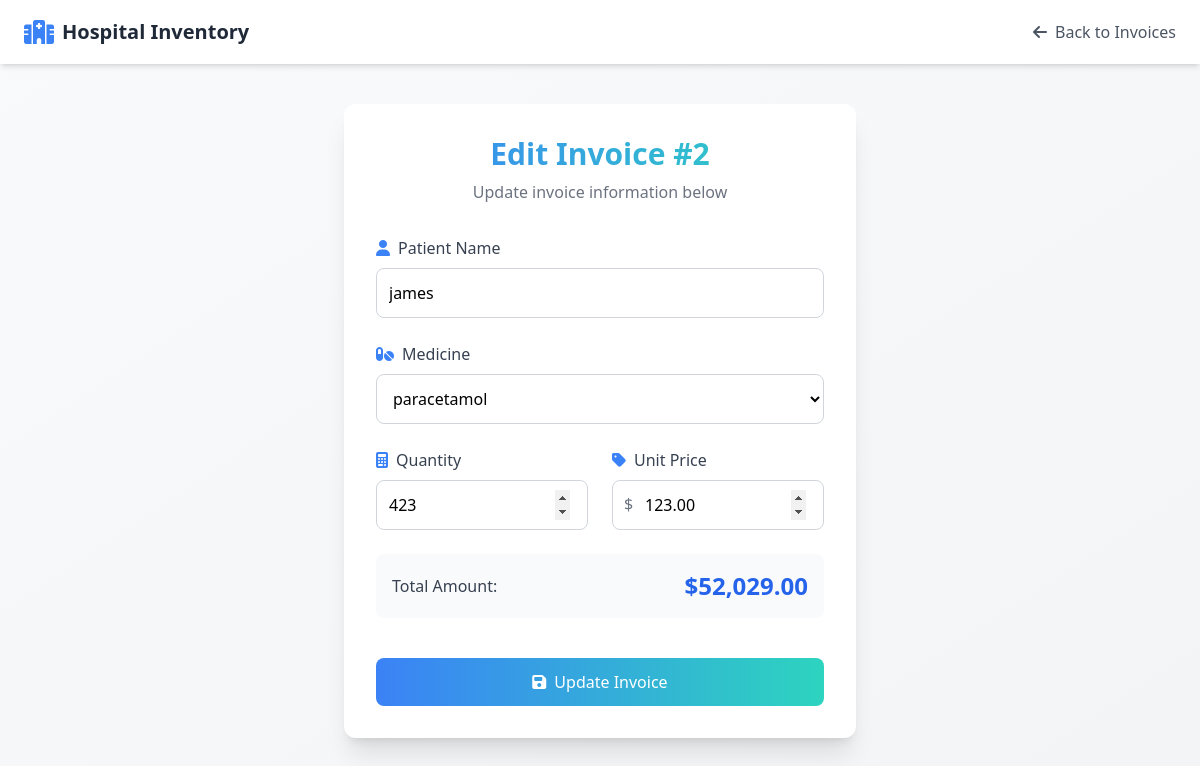
Page /edit_invoice.php?id=2 on the committed database.
### tables this page shows
CREATE TABLE `invoices` (
  `id` int(11) NOT NULL,
  `patient_name` varchar(255) NOT NULL,
  `medicine_id` int(11) NOT NULL,
  `quantity` int(11) NOT NULL,
  `unit_price` decimal(10,2) NOT NULL,
  `total_amount` decimal(10,2) NOT NULL,
  `invoice_date` timestamp NOT NULL DEFAULT current_timestamp(),
  `status` enum('Paid','Unpaid') DEFAULT 'Unpaid'
);

CREATE TABLE `med_drug` (
  `id` int(11) NOT NULL,
  `name` varchar(255) NOT NULL,
  `description` text NOT NULL,
  `expiry_date` date NOT NULL,
  `quantity` int(11) NOT NULL
);

### edit_invoice.php (the view, shortened to what this page needs)
<?php
$servername = "localhost";
$username = "root";
$password = "";
$dbname = "hospital_inventory";
$conn = new mysqli($servername, $username, $password, $dbname);
if (isset($_GET['id'])) {
    $invoice_id = $_GET['id'];
    $sql = "SELECT * FROM invoices WHERE id = ?";
    $stmt = $conn->prepare($sql);
    $stmt->bind_param("i", $invoice_id);
    $stmt->execute();
    $result = $stmt->get_result();
    $invoice = $result->fetch_assoc();
} else {
    die("Invoice ID not provided.");
}
$medicines = [];
$sql_meds = "SELECT id, name FROM med_drug";
$result_meds = $conn->query($sql_meds);
while ($row = $result_meds->fetch_assoc()) {
    $medicines[] = $row;
}
$current_total = $invoice['quantity'] * $invoice['unit_price'];
?>
<!DOCTYPE html>
<html lang="en">
<head>
    <script src="https://cdn.tailwindcss.com"></script>
    <link rel="stylesheet" href="https://cdnjs.cloudflare.com/ajax/libs/font-awesome/6.1.1/css/all.min.css">
</head>
<body class="bg-gradient-to-br from-gray-50 to-gray-100 min-h-screen">
    <nav class="bg-white shadow-md px-6 py-4">
        <div class="max-w-7xl mx-auto flex justify-between items-center">
            <div class="flex items-center space-x-2">
                <i class="fas fa-hospital text-blue-500 text-2xl"></i>
                <span class="font-bold text-gray-800 text-xl">Hospital Inventory</span>
            </div>
            <div class="flex items-center space-x-4">
                <a href="manage_invoice.php" class="text-gray-600 hover:text-blue-500 flex items-center">
                    <i class="fas fa-arrow-left mr-2"></i> Back to Invoices
                </a>
            </div>
        </div>
    </nav>
    <div class="container mx-auto px-4 py-10">
        <div class="flex justify-center">
            <div class="bg-white rounded-xl shadow-xl w-full max-w-lg card-hover fade-in p-6 md:p-8">
                <div class="text-center mb-8">
                    <h1 class="text-3xl font-bold gradient-text mb-2">Edit Invoice #<?php echo $invoice_id; ?></h1>
                    <p class="text-gray-500">Update invoice information below</p>
                </div>
                <form method="POST" class="space-y-6">
                    <div class="fade-in" style="animation-delay: 0.1s">
                        <label for="patient_name" class="block text-gray-700 font-medium mb-2">
                            <i class="fas fa-user text-blue-500 mr-2"></i>Patient Name
                        </label>
                        <input
                            type="text"
                            name="patient_name"
                            id="patient_name"
                            value="<?php echo htmlspecialchars($invoice['patient_name']); ?>"
                            class="w-full p-3 border border-gray-300 rounded-lg custom-focus transition-all duration-300"
                            required
                        >
                    </div>
                    <div class="fade-in" style="animation-delay: 0.2s">
                        <label for="medicine_id" class="block text-gray-700 font-medium mb-2">
                            <i class="fas fa-pills text-blue-500 mr-2"></i>Medicine
                        </label>
                        <select
                            name="medicine_id"
                            id="medicine_id"
                            class="w-full p-3 border border-gray-300 rounded-lg custom-focus transition-all duration-300 bg-white"
                            required
                        >
                            <?php foreach ($medicines as $medicine): ?>
                                <option value="<?php echo $medicine['id']; ?>" <?php echo ($medicine['id'] == $invoice['medicine_id']) ? 'selected' : ''; ?>>
                                    <?php echo $medicine['name']; ?>
                                </option>
                            <?php endforeach; ?>
                        </select>
                    </div>
                    <div class="grid grid-cols-1 md:grid-cols-2 gap-6 fade-in" style="animation-delay: 0.3s">
                        <div>
                            <label for="quantity" class="block text-gray-700 font-medium mb-2">
                                <i class="fas fa-calculator text-blue-500 mr-2"></i>Quantity
                            </label>
                            <input
                                type="number"
                                name="quantity"
                                id="quantity"
                                value="<?php echo $invoice['quantity']; ?>"
                                min="1"
                                class="w-full p-3 border border-gray-300 rounded-lg custom-focus transition-all duration-300"
                                required
                                onchange="updateTotal()"
                            >
                        </div>
                        <div>
                            <label for="unit_price" class="block text-gray-700 font-medium mb-2">
                                <i class="fas fa-tag text-blue-500 mr-2"></i>Unit Price
                            </label>
                            <div class="relative">
                                <span class="absolute left-3 top-3 text-gray-500">$</span>
                                <input
                                    type="number"
                                    name="unit_price"
                                    id="unit_price"
                                    value="<?php echo $invoice['unit_price']; ?>"
                                    min="0.01"
                                    step="0.01"
                                    class="w-full p-3 pl-8 border border-gray-300 rounded-lg custom-focus transition-all duration-300"
                                    required
                                    onchange="updateTotal()"
                                >
                            </div>
                        </div>
                    </div>
                    <div class="bg-gray-50 rounded-lg p-4 fade-in" style="animation-delay: 0.4s">
                        <div class="flex justify-between items-center">
                            <span class="text-gray-700 font-medium">Total Amount:</span>
                            <span class="text-2xl font-bold text-blue-600" id="total_display">$<?php echo number_format($current_total, 2); ?></span>
                        </div>
                    </div>
                    <div class="pt-4 fade-in" style="animation-delay: 0.5s">
                        <button
                            type="submit"
                            name="update_invoice"
                            class="w-full gradient-bg text-white py-3 px-4 rounded-lg hover:opacity-90 transition-all duration-300 flex items-center justify-center font-medium"
                        >
                            <i class="fas fa-save mr-2"></i> Update Invoice
                        </button>
                    </div>
                </form>
            </div>
        </div>
    </div>
</body>
</html>

### edit_invoice.php (style rules this page uses)
.gradient-text { background: linear-gradient(90deg, #3B82F6, #2DD4BF); -webkit-background-clip: text; color: transparent; }
.gradient-bg { background: linear-gradient(90deg, #3B82F6, #2DD4BF); }
.fade-in { animation: fadeIn 0.8s ease-in-out; }
.card-hover { transition: transform 0.3s ease, box-shadow 0.3s ease; }

### rows in the picture
invoices: patient_name "james", medicine_id "paracetamol", quantity "423", unit_price "123.00", current_total "52,029.00"
